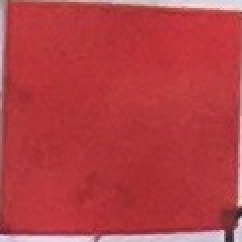
#> input picture images/reference.JPG, 121 x 121 px (shown 2 times larger)
$ python find_reference_points.py
#> lines starting #> are read from the running program, lines starting #| are printed output that depends on the picture; after the words box and inside, x2 and y2 are one past the last pixel; in counts of white or black regions, pixels touching at a corner belong together
import cv2
import numpy as np


def unwarp(img, src, dst):
    h, w = img.shape[:2]
    # use cv2.getPerspectiveTransform() to get M, the transform matrix, and Minv, the inverse
    M = cv2.getPerspectiveTransform(src, dst)
    # use cv2.warpPerspective() to warp your image to a top-down view
    warped = cv2.warpPerspective(img, M, (w, h), flags=cv2.INTER_LINEAR)
    return warped


template = cv2.imread('./images/reference.JPG')
#> template is the input picture: shape (121, 121, 3); mean B, G, R 68.4, 62.3, 181.4
large_image = cv2.imread('./images/image.JPG')
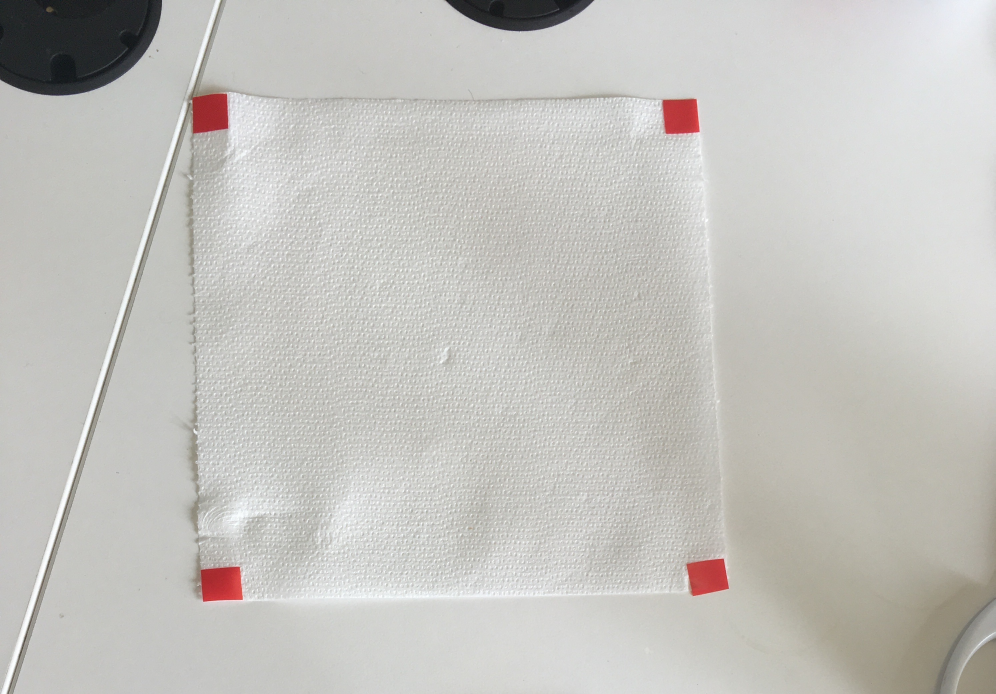
#> input picture images/image.JPG, 2986 x 2082 px (shown at 1/3 size)
#> large_image is the input picture: shape (2082, 2986, 3); mean B, G, R 190.7, 194.9, 196.2

lighter_red_up = np.array([40, 40, 100])
lighter_red_low = np.array([90, 90, 220])
lighter_red_mask = cv2.inRange(large_image, lighter_red_up, lighter_red_low)
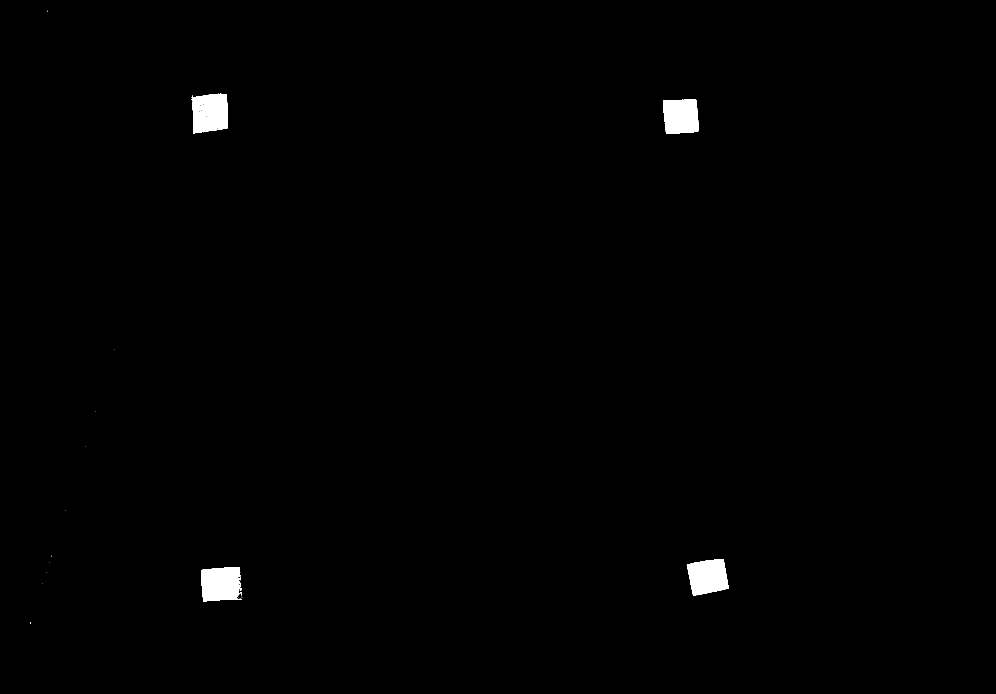
#> lighter_red_mask: shape (2082, 2986) (shown at 1/3 size); 0.66% white; 26 white regions (21 under 20 px), largest, box (x1, y1, x2, y2) and area: (603, 1701, 725, 1805) 10700, (2060, 1677, 2186, 1787) 10520, (575, 281, 684, 401) 10170, (1990, 298, 2097, 401) 9875, (721, 1764, 725, 1773) 23

darker_red_up = np.array([90, 90, 150])
darker_red_low = np.array([130, 130, 230])
darker_red_mask = cv2.inRange(large_image, darker_red_up, darker_red_low)
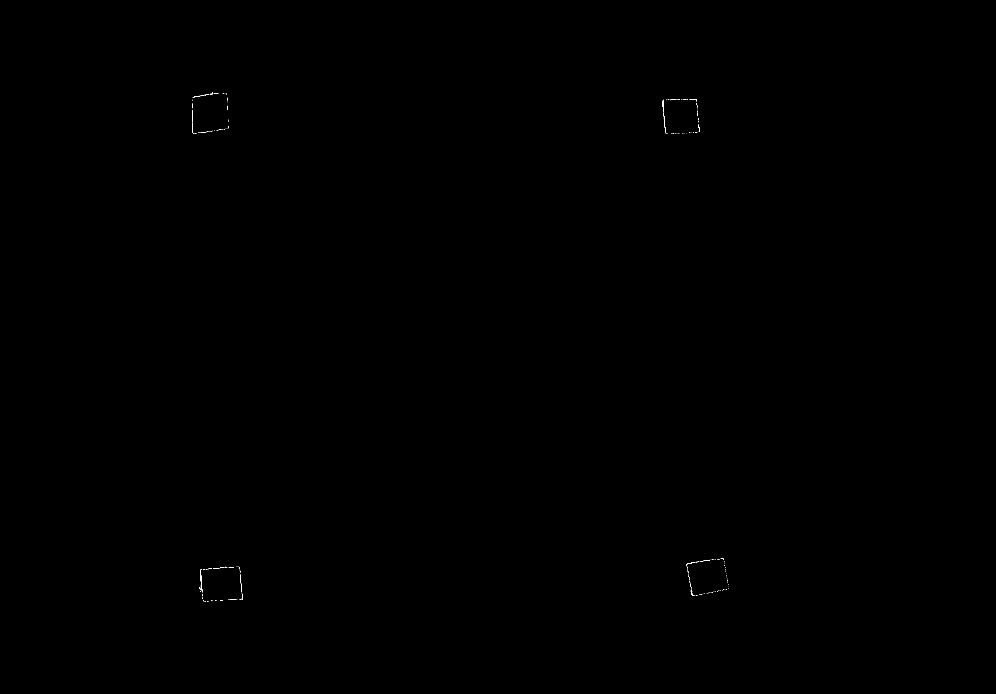
#> darker_red_mask: shape (2082, 2986) (shown at 1/3 size); 0.02% white in thin lines or dots, all inside (x1, y1, x2, y2) = (576, 276, 2187, 1805)

red_mask = lighter_red_mask + darker_red_mask
# image_width, image_height = large_image.shape[:2]
# image_offsets = [
#     [0, image_width/2, 0, image_height/2],
#     [0, image_width/2, image_height/2, image_height],
#     [image_width/2, image_width, 0, image_height/2],
#     [image_width/2, image_width, image_height/2, image_height]
# ]
# for region_boundaries in image_offsets:
#     [y_start, y_end, x_start, x_end] = list(map(int, region_boundaries))
#     region = large_image[y_start:y_end, x_start:x_end]
#     # cv2.rectangle(large_image, (x_start, y_start), (x_end, y_end), (0, 0, 255), 2)
#     mask = cv2.inRange(region, lower_red, upper_red)
#     j = 0
#     leftmost_points = []
#     for i in range(len(mask)):
#         nonempty = [(x, i) for (i, x) in enumerate(mask[i]) if x > 0]
#         if len(nonempty) > 0:
#             (_, x) = nonempty[0]
#             leftmost_points.append([x, i])
#     sorted_list = sorted(leftmost_points, key=lambda x: x[0])
#     x, y = sorted_list[0]
#     cv2.rectangle(large_image, (x_start + x, y_start + y), (x_start + x + 20, y_start + y + 20), (0, 0, 255), 1)
#
# src = np.float32([(20,     1),
#                   (540,  130),
#                   (20,    520),
#                   (570,  450)])
#
# dst = np.float32([(0, 0),
#                   (600, 0),
#                   (0, 600),
#                   (600, 600)])
#
# final_image = unwarp(large_image, src, dst)

contours, _ = cv2.findContours(red_mask, cv2.RETR_EXTERNAL, cv2.CHAIN_APPROX_SIMPLE)
#> contours = 32 contours, 28 with area under 20; largest, box (x1, y1, x2, y2) and area: (575, 280, 685, 402) 11326, (600, 1700, 728, 1805) 11072, (2059, 1676, 2187, 1788) 10649, (1987, 297, 2098, 402) 10052
im = np.copy(large_image)
cv2.drawContours(im, contours, -1, (0, 255, 0), 1)
boxes = []
for cnt in contours:
    area = cv2.contourArea(cnt)
    if area > 5000:
        rect = cv2.minAreaRect(cnt)
        box = cv2.boxPoints(rect)
        box = np.int0(box)
        boxes.append(box)
#> this loop made 32 passes
#> (area, rect, box) on passes 10, 13, 26, 29: (11071.5, ((662.6, 1753.3), (123.3, 100.8), -4.29), [[604, 1808], [597, 1707], [720, 1698], [727, 1798]]), (10649, ((2122.6, 1729.8), (114.1, 99.95), -9.35), [[2074, 1788], [2058, 1689], [2170, 1671], [2186, 1769]]), (10051.5, ((2042, 347.6), (103.6, 106), -5.12), [[1995, 404], [1985, 299], [2088, 290], [2098, 395]]), (11326, ((628.6, 339.6), (108.9, 118.3), -2.64), [[576, 401], [571, 283], [680, 278], [685, 396]])
#> after the loop, boxes = [[[604, 1808], [597, 1707], [720, 1698], [727, 1798]], [[2074, 1788], [2058, 1689], [2170, 1671], [2186, 1769]], [[1995, 404], [1985, 299], [2088, 290], [2098, 395]], [[576, 401], [571, 283], [680, 278], [685, 396]]]
        # [5 lines of commented-out code are left out]
boxes = sorted(boxes,  key=lambda el: (el[0][1], el[0][0]))
#> boxes = [[[576, 401], [571, 283], [680, 278], [685, 396]], [[1995, 404], [1985, 299], [2088, 290], [2098, 395]], [[2074, 1788], [2058, 1689], [2170, 1671], [2186, 1769]], [[604, 1808], [597, 1707], [720, 1698], [727, 1798]]]
corners = []
for i in range(4):
    corners.append(boxes[i][i])
#> after the loop, corners = [[576, 401], [1985, 299], [2170, 1671], [727, 1798]]
corners = np.array(corners)
print(type(corners), type(corners[0]))
#| <class 'numpy.ndarray'> <class 'numpy.ndarray'>
cv2.drawContours(im, [corners], 0, (0, 0, 255), 2)


src = np.float32([corners])
#> src has the same summary as corners

dst = np.float32([(0, 0),
                  (0, 1000),
                  (1000, 1000),
                  (1000, 0),
                  ])

final_image = unwarp(large_image, src, dst)
#> in unwarp, `M = cv2.getPerspectiveTransform(src, dst)`: M = [[0.0529, 0.731, -323.5], [0.695, -0.0751, -370.1], [-9.66e-06, 1.99e-05, 1]]
#> in unwarp, `warped = cv2.warpPerspective(img, M, (w, h), flags=cv2.INTER_LINEAR)`:
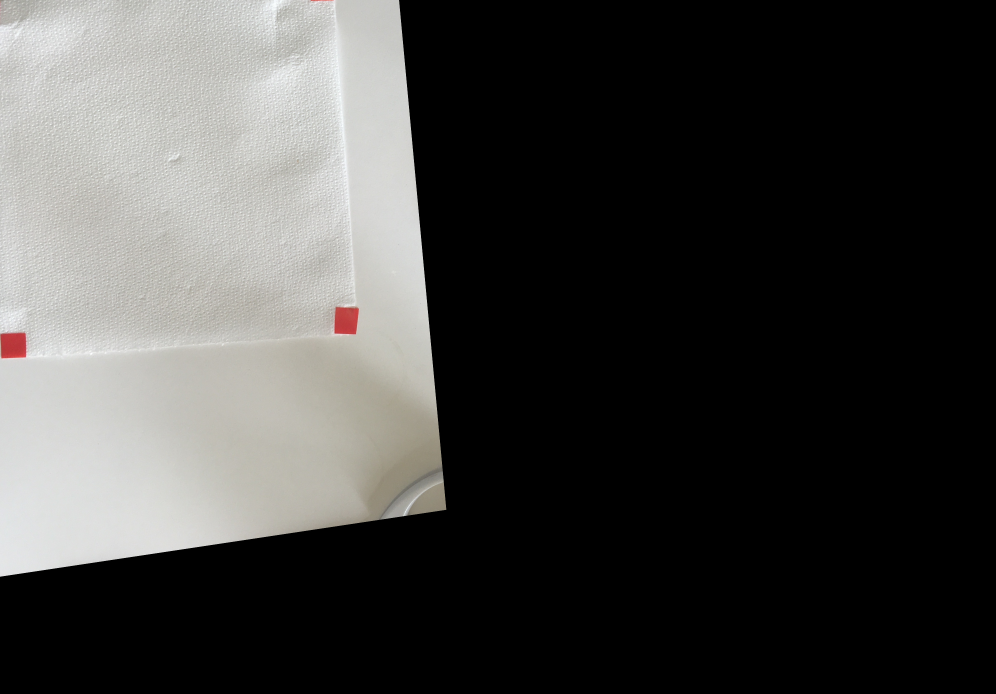
#> warped: shape (2082, 2986, 3) (shown at 1/3 size); mean B, G, R 64.8, 66.5, 66.9
final_image = final_image[100:900, 100:900]
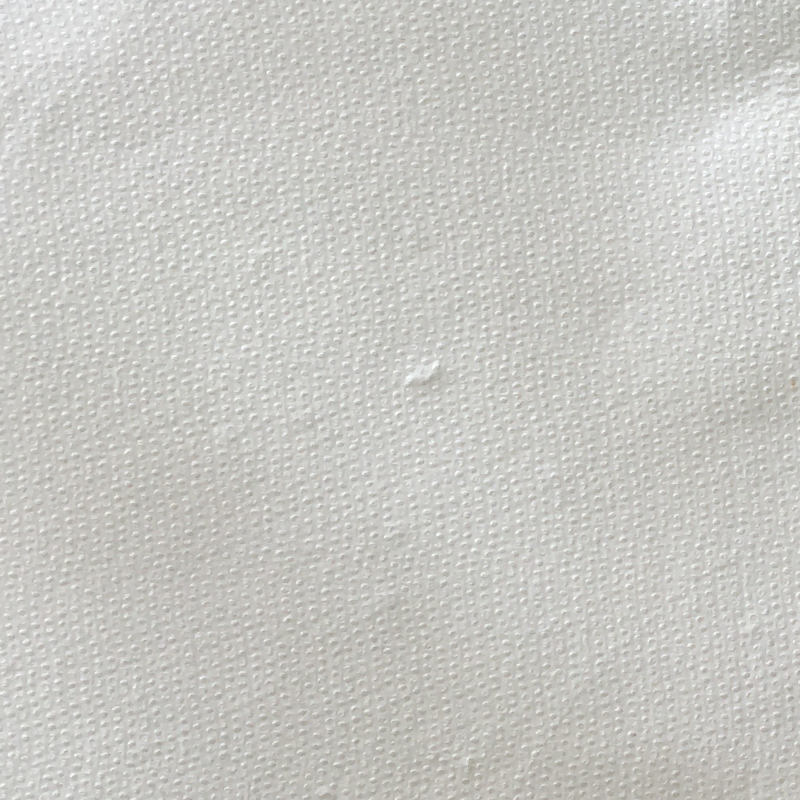
#> final_image: shape (800, 800, 3); mean B, G, R 196, 200.5, 200.8

# cv2.imshow('original', large_image)
cv2.imshow('box', im)
# cv2.imshow('output', final_image)

# The image is only displayed if we call this
cv2.waitKey(0)
